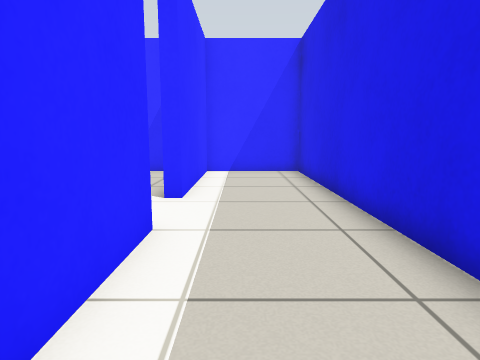
[1] (above)

13 first-person views from a walk through a robot-simulator world made for Gazebo. The camera is 0.69 m above the floor, tilts 8° down and sees 75° across. The floor is counted in squares, 0.5 m on a side. Each view is taken from the middle of a square. On the plan, view 1 faces up. The plan holds only what a view shows up to about 14 squares ahead; the rest is blank.

[2]
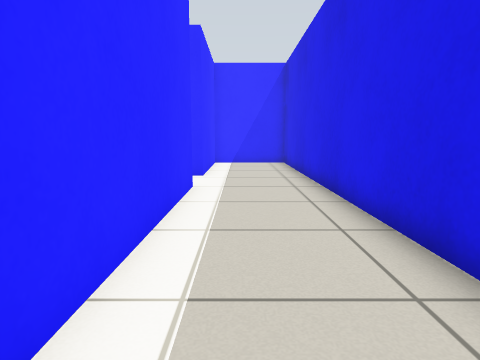

[3]
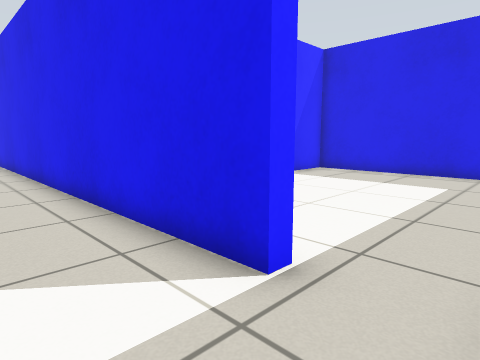

[4]
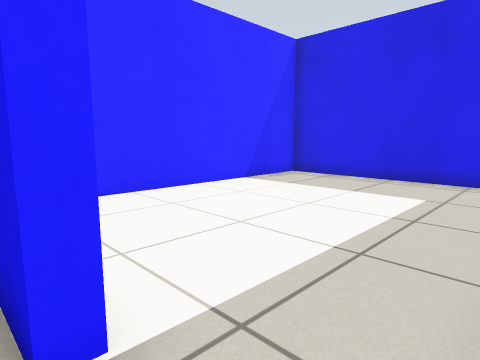

[5]
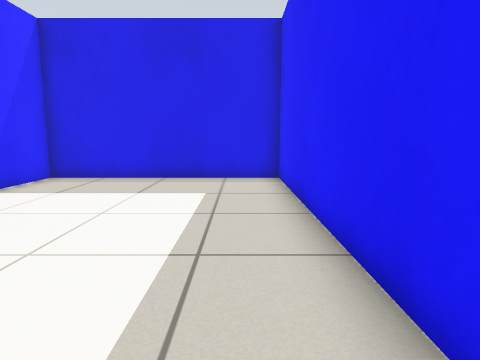

[6]
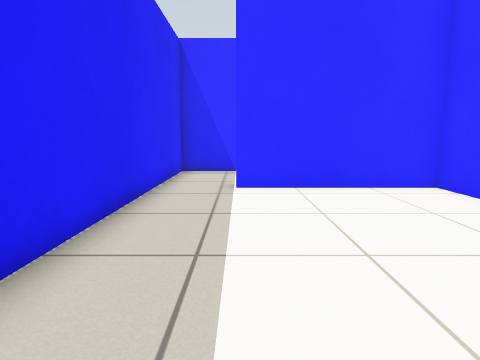

[7]
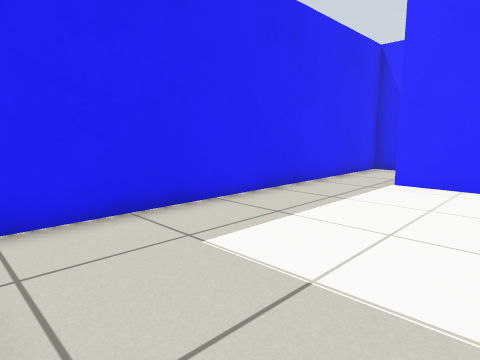

[8]
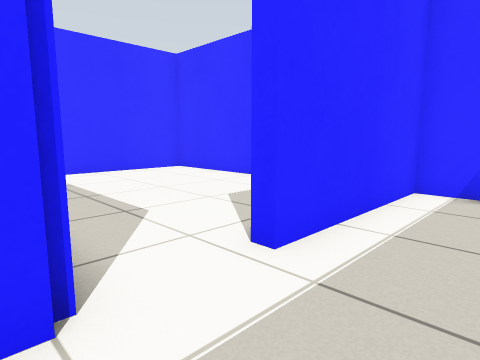

[9]
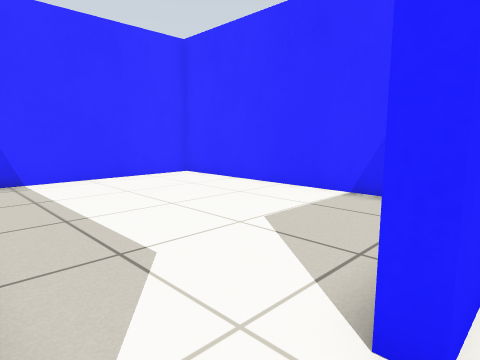

[10]
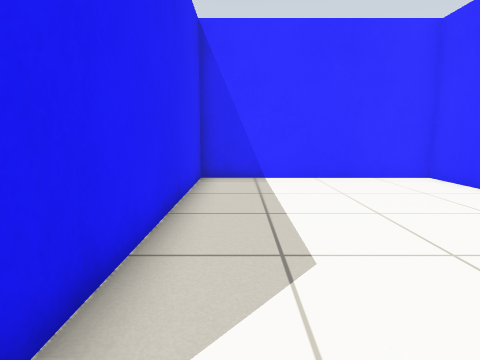

[11]
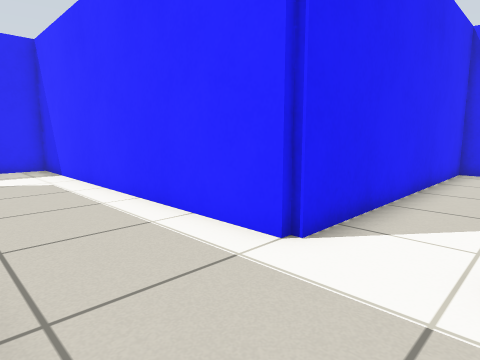

[12]
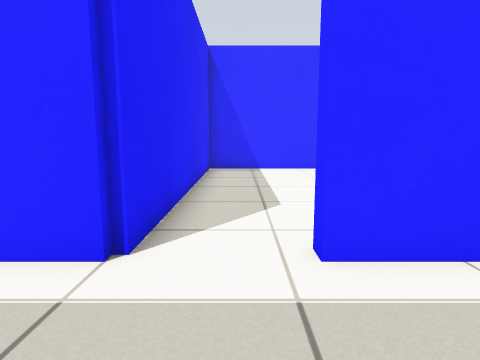

[13]
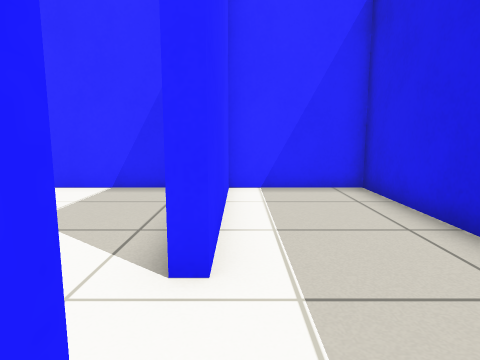

### Floor plan
Ten units are one square. View 1 is at (0, 0); x grows to the right and y downward. Boxes are objects, and circles mark ways between rooms. Rooms are numbered by the first view taken in them; rooms with no view inside come last. Other rooms are left out.
<svg viewBox="-118 -128 246 206">
<path fill="none" stroke="#000" d="M-26 -47 -13 -47 -13 73 24 73M27 51 23 51 23 -123 -13 -123 -13 -69 -18 -69M24 73 123 73 123 -3 27 -3 27 51M-29 -123 -113 -123 -113 -47 -26 -47"/>
<circle cx="20" cy="65" r="3" fill="#2a7"/>
<circle cx="-20" cy="-55" r="3" fill="#2a7"/>
<text x="0" y="-30">1</text>
<text x="70" y="30">2</text>
<text x="-70" y="-90">3</text>
</svg>
Room 1 opens to room 2. Room 1 opens to room 3.

Where each view was taken, in squares from view 1:
view 1: 0 up, 0 right, facing up
view 2: 4 down, 0 right, facing up
view 3: 7 down, 0 right, facing up-right
view 4: 7 down, 2 right, facing up-right
view 5: 6 down, 2 right, facing right
view 6: 5 down, 11 right, facing left
view 7: 2 down, 12 right, facing down-left
view 8: 4 up, 1 right, facing up-left
view 9: 5 up, 1 left, facing up-left
view 10: 6 up, 1 left, facing left
view 11: 7 up, 2 right, facing down-left
view 12: 6 up, 2 right, facing left
view 13: 4 up, 1 left, facing up
